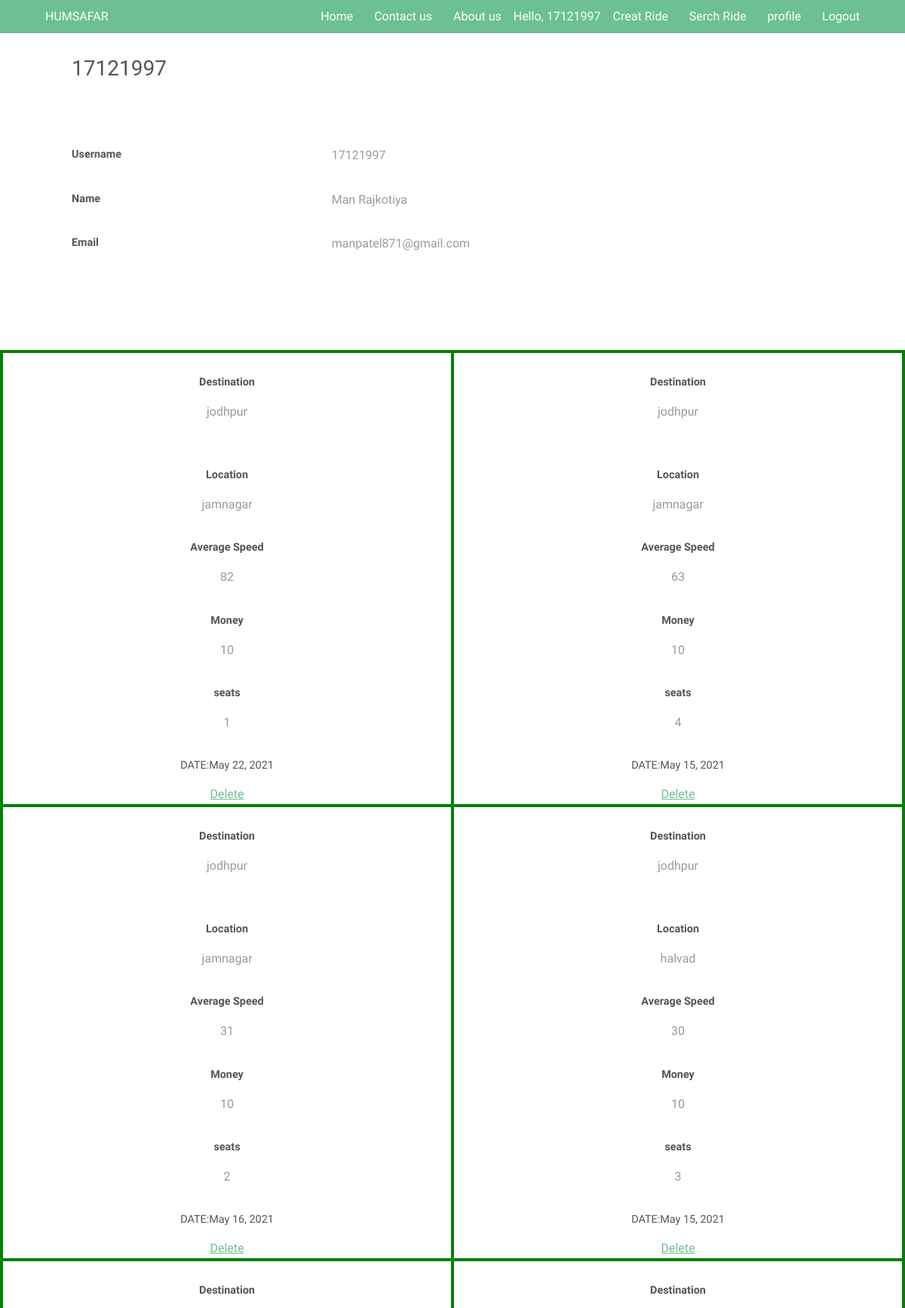
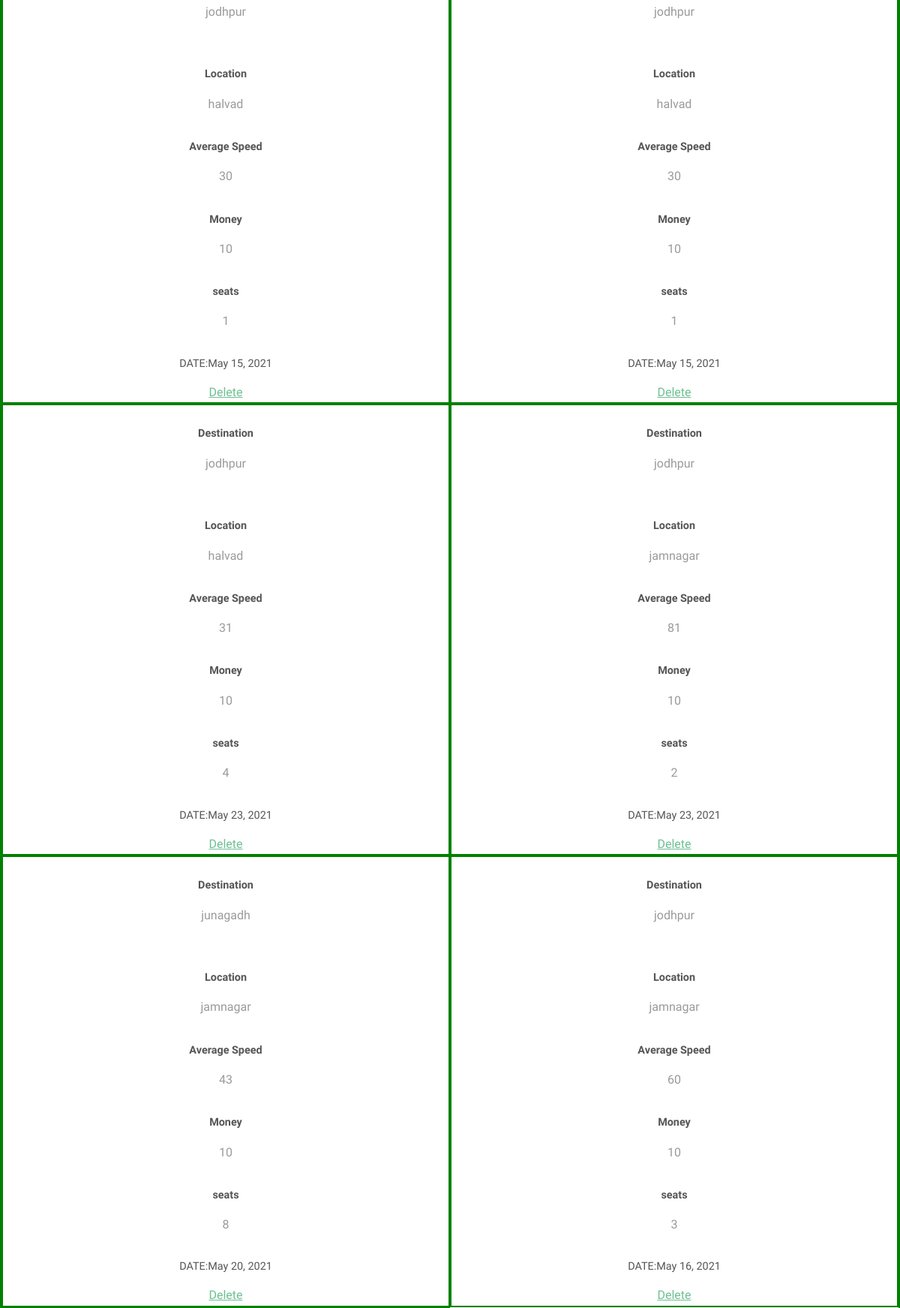
Page /profilepage/ (signed in, upper part) on the committed database (2 pictures, top to bottom).
### ride/models.py (models this page shows)
class ride(models.Model):
    user = models.ForeignKey(User,on_delete=models.CASCADE,default = 1,null=True)
    location = models.TextField(max_length=20)
    destination = models.TextField(max_length=20)
    nop = models.IntegerField(validators=[MinValueValidator(1), MaxValueValidator(10)])
    avgspeed = models.IntegerField(validators=[MinValueValidator(30), MaxValueValidator(150)])
    money = models.IntegerField(validators=[MinValueValidator(10), MaxValueValidator(5000)] ,default= 10)
    acnonac = models.BooleanField(null= True, default= True)
    date = models.DateField()

### ride/views.py (the view)
# urls.py: path('profilepage/', views.profilepage, name='profilepage'),
def profilepage(request):
    rides=ride.objects.filter(user = request.user)
    data= {'rides':rides}
    return render(request, 'profilepage.html', data)

### templates/profilepage.html (shortened to what this page needs)
{% load static %}
<html>
<link href="//maxcdn.bootstrapcdn.com/bootstrap/4.1.1/css/bootstrap.min.css" rel="stylesheet" id="bootstrap-css">
<head>
		<link rel="stylesheet" href="{% static 'assets/css/main.css' %}" />
</head>
<body class="subpage">
        <header id="header">
            <div class="inner">
                <a href="" class="logo">HUMSAFAR</a>
                <nav id="nav">
                    <a href="/">Home</a>
                    <a href="/contactus/">Contact us</a>
                    <a href="/aboutus/">About us</a>
                    {% if user.is_authenticated %}
                        Hello, {{user.username}}
                        <a href="/creatride/">Creat Ride</a>
						<a href="/serchride/">Serch Ride</a>
                        <a href="/profilepage/">profile</a>
                        <a href="/authentication/logout">Logout</a>
                    {% else %}
                        <a href="/authentication/register">Register</a>
                        <a href="/authentication/login">Login</a>
                    {% endif %}
                </nav>
            </div>
        </header>
        <div class="container emp-profile">
            <br>
                <div class="row">
                    <div class="col-md-6">
                        <div class="profile-head">
                                    <h3>
                                        {{user.username}}
                                    </h3>
                                    <br>
                        </div>
                    </div>
                </div>
                <div class="row">
                    <div class="col-md-8">
                        <div class="tab-content profile-tab" id="myTabContent">
                            <div class="tab-pane fade show active" id="home" role="tabpanel" aria-labelledby="home-tab">
                                <br>
                                <div class="row">
                                        </div>
                                        <div class="row">
                                            <div class="col-md-6">
                                                <label>Username</label>
                                            </div>
                                            <div class="col-md-6">
                                                <p>{{user.username}}</p>
                                            </div>
                                        </div>
                                        <div class="row">
                                            <div class="col-md-6">
                                                <label>Name</label>
                                            </div>
                                            <div class="col-md-6">
                                                <p>{{user.first_name}} {{user.last_name}} </p>
                                            </div>
                                        </div>
                                        <div class="row">
                                            <div class="col-md-6">
                                                <label>Email</label>
                                            </div>
                                            <div class="col-md-6">
                                                <p>{{user.email}}</p>
                                            </div>
                                        </div>
                            </div>
                            </div>
                        </div>
                    </div>
                </div>
			<section id="three" class="wrapper align-center">
				<div class="outer" style="border:2px solid green">
					<div class="flex flex-2" sta>
                    {% for i in rides %}
                		<article style="border:2px solid green" >
							<br>
                            <label for="Destination">Destination</label>
                            <p>{{i.destination}}</p>
                            <br>
							<label for="location">Location</label>
                            <p>{{i.location}}</p>
                            <label for="avgspeed">Average Speed</label>
                            <p>{{i.avgspeed}}</p>
                            <label for="money">Money</label>
                            <p>{{i.money}}</p>
                            <label for="seat">seats</label>
                            <p>{{i.nop}}</p>
                            <header>
								<h5>DATE:{{i.date}}</h5>
							</header>
                            <a href="/deleteone/{{i.pk}}">Delete</a>
						</article>
                    {% endfor %}
					</div>
				</div>
			</section>
</body>
</html>

### humsafar/static/assets/css/main.css (style rules this page uses)
html, body, div, span, applet, object, iframe, h1, h2, h3, h4, h5, h6, p, blockquote, pre, a, abbr, acronym, address, big, cite, code, del, dfn, em, img, ins, kbd, q, s, samp, small, strike, strong, sub, sup, tt, var, b, u, i, center, dl, dt, dd, ol, ul, li, fieldset, form, label, legend, table, caption, tbody, tfoot, thead, tr, th, td, article, aside, canvas, details, embed, figure, figcaption, footer, header, hgroup, menu, nav, output, ruby, section, summary, time, mark, audio, video { margin: 0; padding: 0; border: 0; font-size: 100%; font: inherit; vertical-align: baseline; }
article, aside, details, figcaption, figure, footer, header, hgroup, menu, nav, section { display: block; }
body { line-height: 1; }
body { -webkit-text-size-adjust: none; }
*, *:before, *:after { -moz-box-sizing: border-box; -webkit-box-sizing: border-box; box-sizing: border-box; }
.container { margin-left: auto; margin-right: auto; }
.container { width: 80em; }
@media screen and (max-width: 1680px) { .container { width: 80em; } }
@media screen and (max-width: 1280px) { .container { width: 65em; } }
.row { border-bottom: solid 1px transparent; -moz-box-sizing: border-box; -webkit-box-sizing: border-box; box-sizing: border-box; }
.row > * { float: left; -moz-box-sizing: border-box; -webkit-box-sizing: border-box; box-sizing: border-box; }
.row:after, .row:before { content: ''; display: block; clear: both; height: 0; }
.row > * { padding: 0 0 0 2em; }
.row { margin: 0 0 -1px -2em; }
@media screen and (max-width: 1680px) { .row > * { padding: 0 0 0 2em; } }
@media screen and (max-width: 1680px) { .row { margin: 0 0 -1px -2em; } }
@media screen and (max-width: 1280px) { .row > * { padding: 0 0 0 1.5em; } }
@media screen and (max-width: 1280px) { .row { margin: 0 0 -1px -1.5em; } }
body { -ms-overflow-style: scrollbar; }
body { background: #fff; }
body, input, select, textarea { color: #9a9a9a; font-family: "Source Sans Pro", Arial, Helvetica, sans-serif; font-size: 14pt; font-weight: 400; line-height: 1.65; }
@media screen and (max-width: 1680px) { body, input, select, textarea { font-size: 12pt; } }
@media screen and (max-width: 1280px) { body, input, select, textarea { font-size: 12pt; } }
a { color: #6cc091; text-decoration: underline; }
p { margin: 0 0 2em 0; }
h1, h2, h3, h4, h5, h6 { color: #555; font-weight: 400; line-height: 1.5; margin: 0 0 1em 0; }
h3 { font-size: 1.75em; }
h5 { font-size: 0.9em; }
.align-center { text-align: center; }
.inner { max-width: 75em; margin: 0 auto; }
@media screen and (max-width: 1280px) { .inner { max-width: 90%; } }
section.wrapper, article.wrapper { padding: 6em 0; }
section.wrapper header, article.wrapper header { margin-bottom: 4em; }
section.wrapper article header, article.wrapper article header { margin: 0; }
.flex { display: -ms-flexbox; -ms-flex-wrap: wrap; -ms-flex-pack: justify; -moz-justify-content: space-between; -webkit-justify-content: space-between; -ms-justify-content: space-between; justify-content: space-between; display: -moz-flex; display: -webkit-flex; display: -ms-flex; display: flex; -moz-flex-wrap: wrap; -webkit-flex-wrap: wrap; -ms-flex-wrap: wrap; flex-wrap: wrap; width: 100%; }
.flex.flex-2 { -moz-justify-content: space-between; -webkit-justify-content: space-between; -ms-justify-content: space-between; justify-content: space-between; }
.flex.flex-2 article { width: 50%; }
label { color: #555; display: block; font-size: 0.9em; font-weight: 600; margin: 0 0 1em 0; }
.subpage { padding-top: 44px; }
.subpage #header { background: #6cc091; top: 0; height: 44px; line-height: 44px; position: fixed; }
#header { color: #fff; cursor: default; height: 3.25em; left: 0; line-height: 3.25em; position: absolute; text-align: right; top: 2em; width: 100%; z-index: 10001; }
#header .inner { margin: 0 auto; position: relative; }
#header .logo { color: #ffffff; display: inline-block; font-weight: 400; height: inherit; left: 0; line-height: inherit; margin: 0; padding: 0; position: absolute; top: 0; font-size: 1em; }
#header a { -moz-transition: color 0.2s ease-in-out; -webkit-transition: color 0.2s ease-in-out; -ms-transition: color 0.2s ease-in-out; transition: color 0.2s ease-in-out; display: inline-block; padding: 0 0.75em; color: inherit; text-decoration: none; font-size: 1em; }
#header a:last-child { padding-right: 0; }

### rows in the picture
ride: destination "jodhpur", location "jamnagar", avgspeed "82", money "10", nop "1", date "May 22, 2021"
ride: destination "jodhpur", location "jamnagar", avgspeed "63", money "10", nop "4", date "May 15, 2021"
ride: destination "jodhpur", location "jamnagar", avgspeed "31", money "10", nop "2", date "May 16, 2021"
ride: destination "jodhpur", location "halvad", avgspeed "30", money "10", nop "3", date "May 15, 2021"
ride: destination "jodhpur", location "halvad", avgspeed "30", money "10", nop "1", date "May 15, 2021"
ride: destination "jodhpur", location "halvad", avgspeed "30", money "10", nop "1", date "May 15, 2021"
ride: destination "jodhpur", location "halvad", avgspeed "31", money "10", nop "4", date "May 23, 2021"
ride: destination "jodhpur", location "jamnagar", avgspeed "81", money "10", nop "2", date "May 23, 2021"
ride: destination "junagadh", location "jamnagar", avgspeed "43", money "10", nop "8", date "May 20, 2021"
ride: destination "jodhpur", location "jamnagar", avgspeed "60", money "10", nop "3", date "May 16, 2021"

### other values in the picture
{{ user.username }} "17121997"
{{ user.first_name }} "Man"
{{ user.last_name }} "Rajkotiya"
{{ user.email }} "manpatel871@gmail.com"
